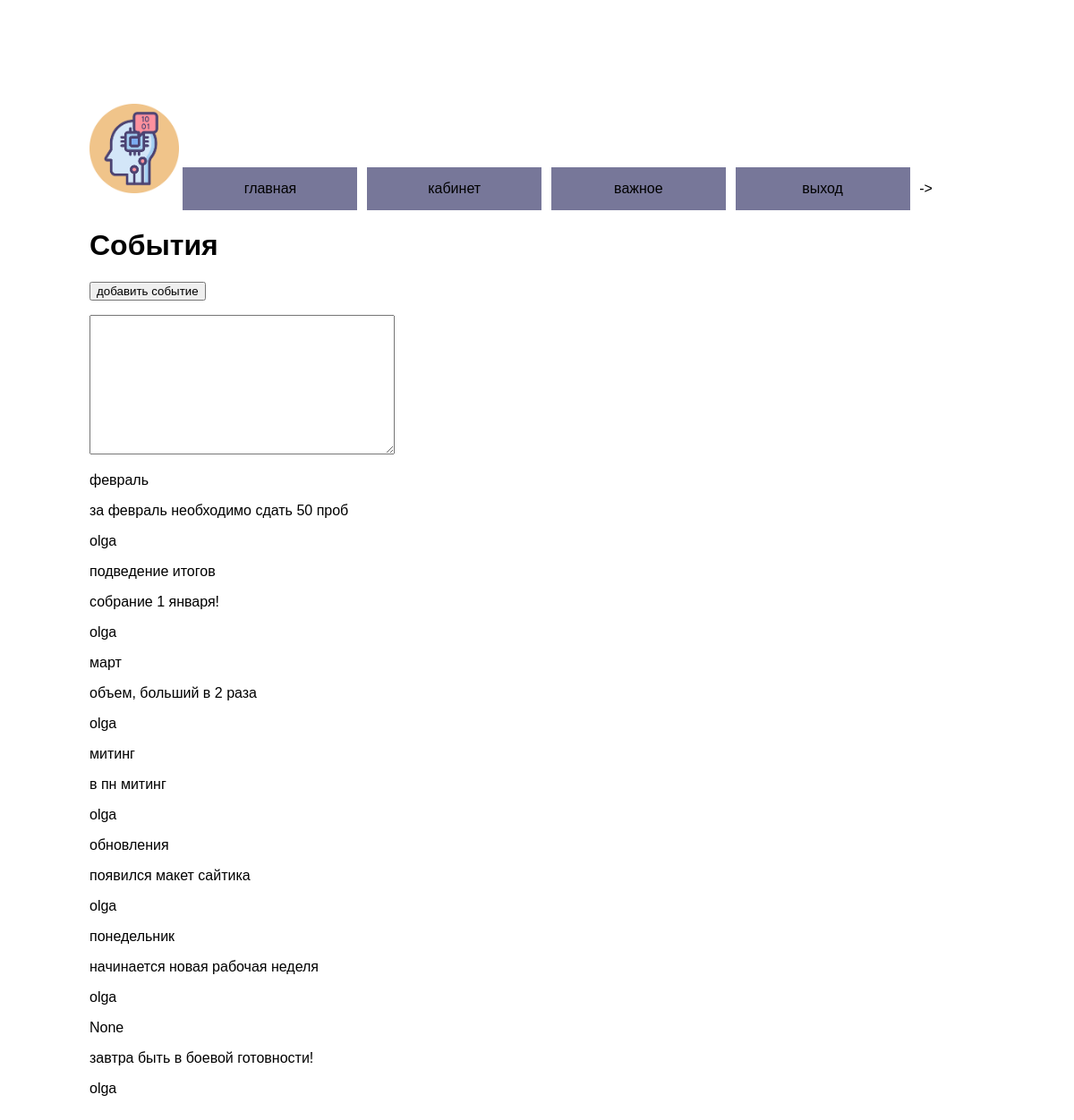
Page /blog/ (signed in) on the committed database.
### blog/models.py (models this page shows, shortened)
class Desk(models.Model):
    title = models.CharField(max_length=100, blank=True, null=True, verbose_name='Тема')
    context = models.TextField(max_length=250, verbose_name='Сообщение', blank=True, null=True)
    date = models.DateTimeField(auto_now=True)
    class Meta:
        verbose_name ='важная новость'
        verbose_name_plural ='новости проекта'

### blog/views.py (the view)
# urls.py: path('', main, name='main'), # c событиями
def main(request):
    blog = Desk.objects.all()
    form = DeskForm()
    if request.method == 'POST':
        form = DeskForm(request.POST)
    if form.is_valid():
        form.save()
        return redirect("/")
    else:
        form = DeskForm()
    return render(request, 'blog/main.html', {'form': form, 'blog': blog})

### blog/forms.py
class DeskForm(ModelForm):
    class Meta:
        model = Desk
        fields = '__all__'

### blog/templates/blog/main.html (shortened to what this page needs)
{% extends 'blog/baceblog.html' %}
{% block content %}
<h1> События </h1>
<form action="" method="post">
    <input type="submit" value="добавить событие">
   <p> {{form.context}} </p>
    </form>
{% for i in blog %}
<div>
   <p>{{ i.title }}</p>
    <p> {{ i.context }}</p>
    <p> {{user.username}} </p>
</div>
{% endfor %}
{% endblock %}

### blog/static/blog/css/blog_style.css (style rules this page uses)
div { display: block }
html { background-color: white }
body { background-color: white; margin: 0; padding: 100px; font-family: sans-serif; }

### rows in the picture
Desk: title "февраль", context "за февраль необходимо сдать 50 проб"
Desk: title "подведение итогов", context "собрание 1 января!"
Desk: title "март", context "объем, больший в 2 раза"
Desk: title "митинг", context "в пн митинг"
Desk: title "обновления", context "появился макет сайтика"
Desk: title "понедельник", context "начинается новая рабочая неделя"
Desk: title "None", context "завтра быть в боевой готовности!"

### other values in the picture
{{ user.username }} "olga"
